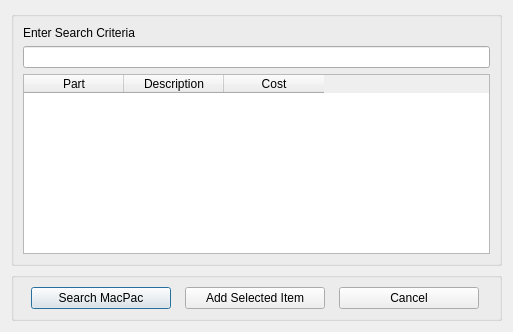
<?xml version="1.0" encoding="UTF-8"?>
<ui version="4.0">
 <class>SearchDialog</class>
 <widget class="QDialog" name="SearchDialog">
  <property name="geometry">
   <rect>
    <x>0</x>
    <y>0</y>
    <width>513</width>
    <height>332</height>
   </rect>
  </property>
  <property name="mouseTracking">
   <bool>true</bool>
  </property>
  <property name="focusPolicy">
   <enum>Qt::StrongFocus</enum>
  </property>
  <property name="windowTitle">
   <string>Dialog</string>
  </property>
  <property name="windowIcon">
   <iconset resource="../sporesource.qrc">
    <normaloff>:/root/qtAppIcons/Search.png</normaloff>:/root/qtAppIcons/Search.png</iconset>
  </property>
  <layout class="QHBoxLayout" name="horizontalLayout">
   <item>
    <layout class="QVBoxLayout" name="loSearchDialog">
     <item>
      <widget class="QGroupBox" name="gbSearchResults">
       <property name="enabled">
        <bool>true</bool>
       </property>
       <property name="sizePolicy">
        <sizepolicy hsizetype="Preferred" vsizetype="Preferred">
         <horstretch>0</horstretch>
         <verstretch>1</verstretch>
        </sizepolicy>
       </property>
       <property name="focusPolicy">
        <enum>Qt::StrongFocus</enum>
       </property>
       <property name="title">
        <string/>
       </property>
       <layout class="QVBoxLayout" name="verticalLayout">
        <item>
         <widget class="QLabel" name="lblEnterSearchCriteria">
          <property name="text">
           <string>Enter Search Criteria</string>
          </property>
         </widget>
        </item>
        <item>
         <widget class="QLineEdit" name="leEnterSearchCriteria"/>
        </item>
        <item>
         <widget class="QTableWidget" name="tblDialogSearchResults">
          <property name="maximumSize">
           <size>
            <width>16777215</width>
            <height>167772</height>
           </size>
          </property>
          <property name="editTriggers">
           <set>QAbstractItemView::AnyKeyPressed|QAbstractItemView::DoubleClicked|QAbstractItemView::EditKeyPressed|QAbstractItemView::SelectedClicked</set>
          </property>
          <property name="dragDropMode">
           <enum>QAbstractItemView::DragDrop</enum>
          </property>
          <property name="alternatingRowColors">
           <bool>true</bool>
          </property>
          <property name="selectionBehavior">
           <enum>QAbstractItemView::SelectRows</enum>
          </property>
          <column>
           <property name="text">
            <string>Part</string>
           </property>
          </column>
          <column>
           <property name="text">
            <string>Description</string>
           </property>
          </column>
          <column>
           <property name="text">
            <string>Cost</string>
           </property>
          </column>
         </widget>
        </item>
       </layout>
      </widget>
     </item>
     <item>
      <widget class="QGroupBox" name="gbSearchCancel">
       <property name="title">
        <string/>
       </property>
       <layout class="QHBoxLayout" name="horizontalLayout_3">
        <item>
         <widget class="QPushButton" name="btnSearchDialog">
          <property name="maximumSize">
           <size>
            <width>140</width>
            <height>25</height>
           </size>
          </property>
          <property name="mouseTracking">
           <bool>true</bool>
          </property>
          <property name="focusPolicy">
           <enum>Qt::StrongFocus</enum>
          </property>
          <property name="text">
           <string>Search MacPac</string>
          </property>
         </widget>
        </item>
        <item>
         <widget class="QPushButton" name="btnAddSelectedItem">
          <property name="maximumSize">
           <size>
            <width>140</width>
            <height>25</height>
           </size>
          </property>
          <property name="text">
           <string>Add Selected Item</string>
          </property>
         </widget>
        </item>
        <item>
         <widget class="QPushButton" name="btnCancelSearch">
          <property name="maximumSize">
           <size>
            <width>140</width>
            <height>25</height>
           </size>
          </property>
          <property name="text">
           <string>Cancel</string>
          </property>
         </widget>
        </item>
       </layout>
      </widget>
     </item>
    </layout>
   </item>
  </layout>
 </widget>
 <resources>
  <include location="../sporesource.qrc"/>
 </resources>
 <connections/>
</ui>
